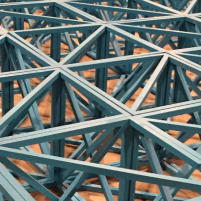
#> input picture data/images/coco/mesh.png, 201 x 201 px
$ jupyter execute --allow-errors build_alpha.ipynb
#> lines starting #> are read from the running program, lines starting #| are printed output that depends on the picture
# Laplacian Associative Memory (LAM) - ALPHA

[Multiscale representations of community structures in attractor neural networks](https://www.ncbi.nlm.nih.gov/pmc/articles/PMC8412329/pdf/pcbi.1009296.pdf) (2021)

[cell 1]
import sys
sys.path.append('..')

[cell 2]
import PIL.Image
import numpy as np
import matplotlib.pyplot as plt
from tqdm import tqdm

[cell 3]
from nn_npy import LAM
import libtools

---

#### DATA

[cell 4]
img = np.array(PIL.Image.open("../data/images/coco/mesh.png").convert('L'), dtype=float)
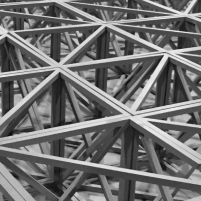
#> img: shape (201, 201) float64; min 12, max 242, mean 111.7
# img = libtools.downsample(img, 2) # Downsample
img = img[:100,:100] # Crop
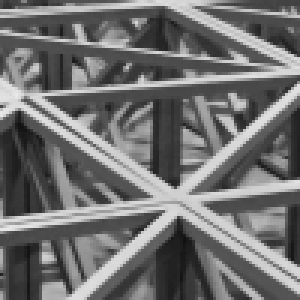
#> img: shape (100, 100) float64 (shown 3 times larger); min 16, max 233, mean 112.2
img /= np.max(img)

print('Image:', img.shape)
#| Image: (100, 100)
print('min:', f"{img.min():.2f}", 'max:', f"{img.max():.2f}")
#| min: 0.07 max: 1.00

---

[cell 5]
f = np.fft.fft2(img) # Frequency transform
fshift = np.fft.fftshift(f) # Shift zero frequency component (DC-component)
power = np.abs(fshift) # Process complex numbers
phase = np.angle(fshift)
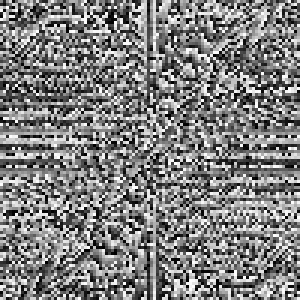
#> phase: shape (100, 100) float64 (shown 3 times larger); min -3.14, max 3.14, mean 3.69e-17; drawn with min black and max white

[cell 6]
# Define radial distance
nx, ny = power.shape
#> nx = 100; ny = 100
x = np.arange(-power.shape[0]//2, power.shape[0]//2)
#> x = 100 values from -50 to 49
y = np.arange(-power.shape[1]//2, power.shape[1]//2)
#> y = 100 values from -50 to 49
X, Y = np.meshgrid(x, y)
dist = np.sqrt(X**2 + Y**2)

# Compute spatial frequency
hist, bins = np.histogram(dist.flatten(), bins=np.arange(dist.max()), weights=power.flatten())
#> hist = 70 values, max 4815.4 at index 0, min 12.69 at index 68, mean 1697.3; bins = 71 values from 0 to 70

count = hist[1:].argmax()
#> count = 6
print('Freqency at which power is greatest:', count)
#| Freqency at which power is greatest: 6

[cell 7]
plt.figure(figsize=(40,10))
plt.subplot(1,4,1)
plt.imshow(img, 'gray')
plt.title('Source')

plt.subplot(1,4,2)
plt.imshow(power, 'binary')
plt.title('Power Spectra')

plt.subplot(1,4,3)
plt.imshow(np.log(power), 'binary')
plt.title('Power Spectra (Log)')

plt.subplot(1,4,4)
plt.plot(bins[:-1], hist, lw=1)
plt.vlines(count+1, 0, hist[1:].max(), linewidth=1, color='r')
plt.title('Spatial Frequency')
plt.xlabel('Distance from Origin'), plt.ylabel('Power')
plt.xlim([1,int(dist.max())]), plt.ylim([0,int(hist[1:].max())])
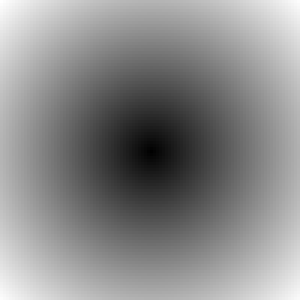
#> dist: shape (100, 100) float64 (shown 3 times larger); min 0, max 70.71, mean 38.3; drawn with min black and max white
plt.grid(alpha=0.25)
plt.tight_layout()
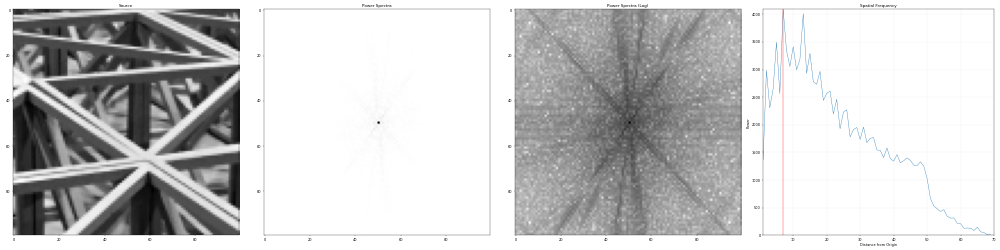
#> figure drawn by matplotlib, 4 panels; panel 4: curve peaks at x = 0, y = 4815.4
